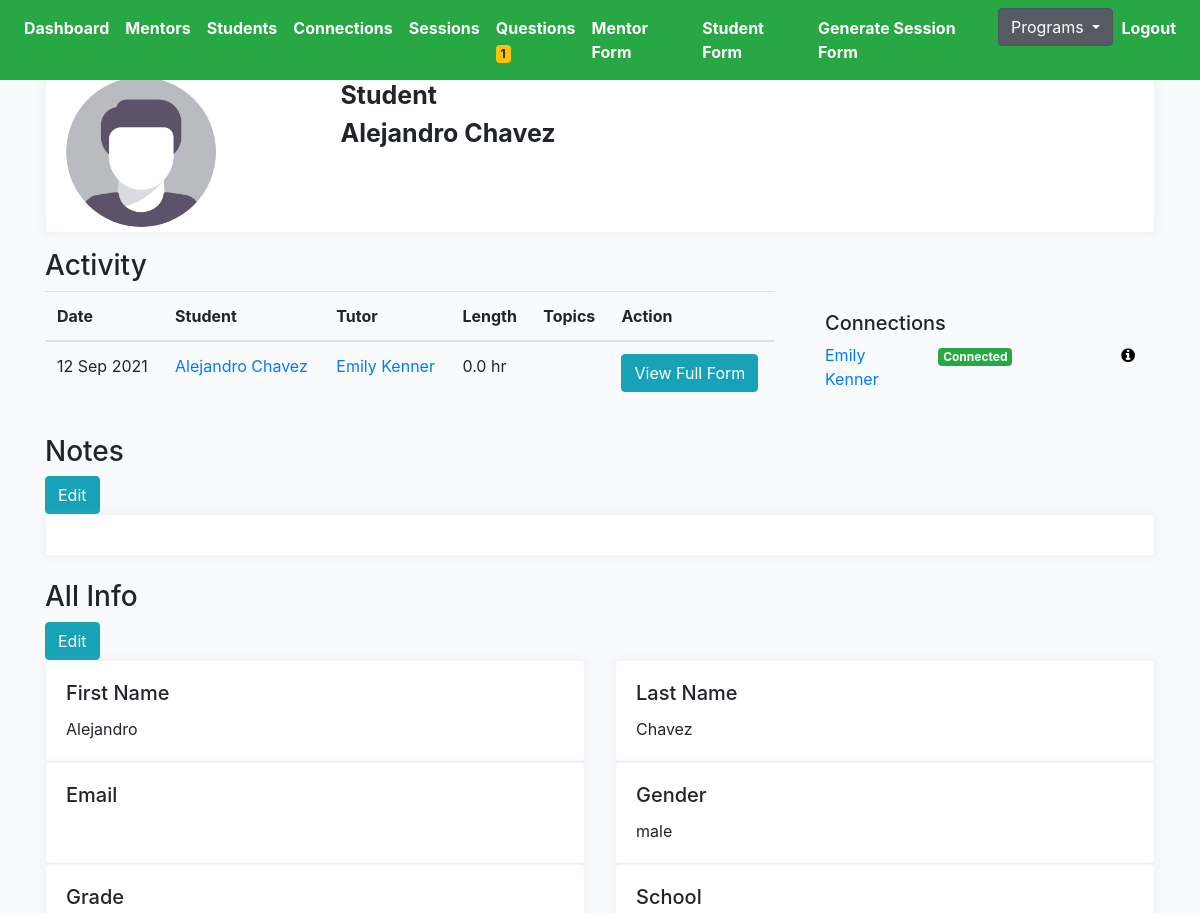
/choice/alejandro-chavez/student-profile-detail (signed in, upper part), run on an earlier commit of the app's database.
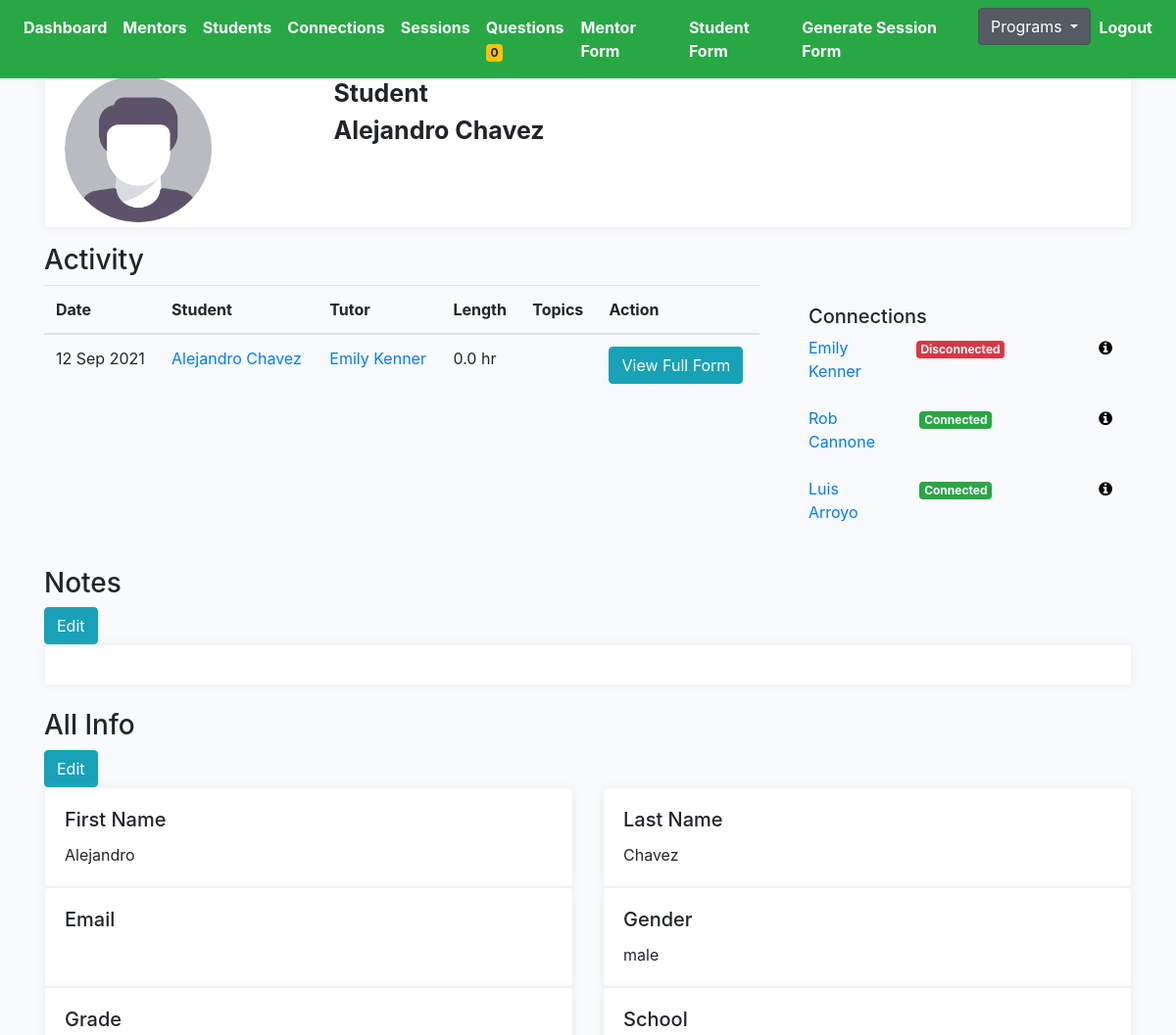
And on a later commit of the database.
### cprofiles/models.py (models this page shows, shortened)
class Session(models.Model):
    connection = models.ForeignKey(Connection, on_delete=models.CASCADE)
    meet = models.IntegerField(null=True, blank=True)
    length = models.FloatField(null=True, blank=True)
    topic = models.ManyToManyField(Topic, blank=True, related_name='topics')
    updated = models.DateTimeField(auto_now=True)
    created = models.DateTimeField(auto_now_add=True)
    feedback = models.TextField(null=True, blank=True, max_length=1000)
    change = models.TextField(null=True, blank=True, max_length=1000)
    support = models.ManyToManyField(Support, blank=True, related_name='supports')
    elaborate = models.TextField(null=True, blank=True, max_length=1000)
    rate = models.IntegerField(null=True, blank=True)
    productivity = models.IntegerField(null=True, blank=True)
    question = models.TextField(null=True, blank=True, max_length=1000)
    submit_status = models.BooleanField(default=False)
    step = models.CharField(max_length=200, blank=True)
    flag = models.BooleanField(default=False)
    urgent_check = models.BooleanField(default=False)
    def get_topics(self):
        return self.topic.all()
    def get_absolute_url(self):
        return reverse("cprofiles:session-detail", kwargs={"pk": self.pk})

class Connection(models.Model):
    student = models.ForeignKey(Student, on_delete=models.CASCADE, related_name='student')
    mentor = models.ForeignKey(Mentor, on_delete=models.CASCADE, related_name='mentor')
    status = models.CharField(max_length=200, choices=STATUS_CHOICES)
    updated = models.DateTimeField(auto_now=True)
    created = models.DateTimeField(auto_now_add=True)
    flag = models.BooleanField(default=False)
    progress = models.CharField(max_length=200, blank=True, null=True, choices=PROGRESS_CHOICES)
    note = models.TextField(null=True, blank=True, max_length=1000)
    def get_absolute_url(self):
        return reverse("cprofiles:connection-profile-detail", kwargs={"pk": self.pk})

class Student(models.Model):
    avatar = models.ImageField(default='avatar.png', upload_to='avatars/')
    first_name = models.CharField(max_length=200, blank=True)
    last_name = models.CharField(max_length=200, blank=True)
    email = models.EmailField(max_length=200, blank=True)
    gender = models.CharField(max_length=200, choices=GENDER_CHOICES)
    grade = models.CharField(max_length=200, choices=GRADE_CHOICES)
    school = models.CharField(max_length=200, blank=True)
    language_preference = models.CharField(null=True, blank=True, max_length=200, choices=STUDENT_PREFER_LANGUAGE_CHOICES)
    parent1_first_name = models.CharField(max_length=200, blank=True)
    parent1_last_name = models.CharField(max_length=200, blank=True)
    parent1_phone = models.CharField(max_length=200, blank=True)
    parent1_email = models.EmailField(max_length=200, blank=True)
    academic_advisor = models.CharField(max_length=200, blank=True)
    academic_advisor_email = models.EmailField(max_length=200, blank=True)
    activity = models.TextField(null=True, blank=True, max_length=1000)
    ind_scl = models.TextField(null=True, blank=True, max_length=1000)
    dont_know = models.TextField(null=True, blank=True, max_length=1000)
    proud = models.TextField(null=True, blank=True, max_length=1000)
    learn = models.TextField(null=True, blank=True, max_length=1000)
    happy = models.TextField(null=True, blank=True, max_length=1000)
    hobby = models.TextField(null=True, blank=True, max_length=1000)
    int_ind_school = models.TextField(null=True, blank=True, max_length=1000)
    look_ind_school = models.TextField(null=True, blank=True, max_length=1000)
    strength = models.TextField(null=True, blank=True, max_length=1000)
    obstacle = models.TextField(null=True, blank=True, max_length=1000)
    child_strength = models.ManyToManyField(Childstrength, blank=True, related_name='child_strength')
    social_strength = models.ManyToManyField(Socialstrength, blank=True, related_name='social_strength')
    interview_language = models.CharField(null=True, blank=True, max_length=200, choices=LANGUAGE_CHOICES)
    question = models.TextField(null=True, blank=True, max_length=1000)
    updated = models.DateTimeField(auto_now=True)
    created = models.DateTimeField(auto_now_add=True)
    slug = models.SlugField(unique=True, blank=True)
    flag = models.BooleanField(default=False)
    note = models.TextField(null=True, blank=True, max_length=1000)
    question1 = models.CharField(null=True, blank=True, max_length=200, choices=QUESTION_CHOICES)
    answer1 = models.TextField(null=True, blank=True, max_length=1000)
    question2 = models.CharField(null=True, blank=True, max_length=200, choices=QUESTION_CHOICES)
    answer2 = models.TextField(null=True, blank=True, max_length=1000)
    def get_absolute_url(self):
        return reverse("cprofiles:student-profiles-detail", kwargs={"slug": self.slug})
    def get_child_strengths(self):
        return self.child_strength.all()
    def get_social_strengths(self):
        return self.social_strength.all()
    def get_student_connections(self):
        return self.student.filter()
    __initial_first_name = None
    __initial_last_name = None
    def __init__(self, *args, **kwargs):
        super().__init__(*args, **kwargs)
        self.__initial_first_name = self.first_name
        self.__initial_last_name = self.last_name

class Mentor(models.Model):
    avatar = models.ImageField(default='avatar.png', upload_to='avatars/')
    first_name = models.CharField(max_length=200, blank=True)
    last_name = models.CharField(max_length=200, blank=True)
    email = models.EmailField(max_length=200, blank=True)
    phone = models.CharField(max_length=200, blank=True)
    address = models.CharField(max_length=200, blank=True)
    prefer_grade = models.CharField(max_length=200, choices=MENTOR_GRADE_CHOICES)
    prefer_gender = models.CharField(max_length=200, choices=GENDER_CHOICES)
    prefer_location = models.ManyToManyField(Preferlocation, blank=True, related_name='prefer_location')
    mentor_last_year = models.CharField(null=True, blank=True, max_length=200, choices=YES_NO)
    language = models.ManyToManyField(Mentorlanguage, blank=True, related_name='mentor_language')
    experience = models.CharField(null=True, blank=True, max_length=200, choices=YES_NO)
    familiar = models.TextField(null=True, blank=True, max_length=1000)
    share = models.TextField(null=True, blank=True, max_length=1000)
    hobby = models.TextField(null=True, blank=True, max_length=1000)
    question = models.TextField(null=True, blank=True, max_length=1000)
    friends = models.ManyToManyField(Student, blank=True, related_name='mentors')
    updated = models.DateTimeField(auto_now=True)
    created = models.DateTimeField(auto_now_add=True)
    slug = models.SlugField(unique=True, blank=True)
    flag = models.BooleanField(default=False)
    ethnic = models.CharField(null=True, blank=True, max_length=200, choices=ETHNIC_CHOICES)
    def get_absolute_url(self):
        return reverse("cprofiles:mentor-profiles-detail", kwargs={"slug": self.slug})
    __initial_first_name = None
    __initial_last_name = None
    def __init__(self, *args, **kwargs):
        super().__init__(*args, **kwargs)
        self.__initial_first_name = self.first_name
        self.__initial_last_name = self.last_name

### cprofiles/views.py (the view)
# urls.py: path('<slug>/student-profile-detail', StudentDetailView.as_view(), name='student-profiles-detail'),
@method_decorator(login_required, name='dispatch')
@method_decorator(allowed_users(allowed_roles=['choice', 'admin']), name='dispatch')
class StudentDetailView(DetailView):
    model = Student
    template_name = 'choice/student-detail.html'
    def get_object(self):
        slug = self.kwargs.get('slug')
        mentor = Student.objects.get(slug=slug)
        return mentor
    def get_context_data(self, **kwargs):
        context = super().get_context_data(**kwargs)
        slug = self.kwargs.get('slug')
        student = Student.objects.get(slug=slug)
        sessions = Session.objects.filter(submit_status=True).filter(connection__student=student)
        sessions_ = []
        for item in sessions:
            sessions_.append(item)
        context["sessions"] = sessions_
        return context

### cprofiles/context_processors.py (called while the page is built)
def choice_question(request):
    if(request.user.id):
        choice_unanswered_question_num = Question.objects.filter(status="UNANSWERED").count()
        return {
            'choice_unanswered_question_num' : choice_unanswered_question_num
        }
    return {}

### cprofiles/models.py (called while the page is built)
    def __str__(self):
        return self.name

    def __str__(self):
        return self.name

### middleschool/context_processors.py (called while the page is built)
def middle_school_question(request):
    if(request.user.id):
        middle_school_unanswered_question_num = Question.objects.filter(status="UNANSWERED").count()
        return {
            'middle_school_unanswered_question_num' : middle_school_unanswered_question_num
        }
    return {}

### mprofiles/context_processors.py (called while the page is built)
def mentor_question(request):
    if(request.user.id):
        mentor_unanswered_question_num = Question.objects.filter(status="UNANSWERED").count()
        return {
            'mentor_unanswered_question_num' : mentor_unanswered_question_num
        }
    return {}

### templates/choice/student-detail.html (shortened to what the changed rows need)
{% extends 'cbase.html' %}
{% load static %}
{% block stylesheet %}{% static '/css/profile.css' %}{% endblock %}
{% block content %}
<div class="row">
    <div class="col-8 table-responsive-lg">
        <table class="table">
            <thead>
                <tr>
                    <th scope="col">Date</th>
                    <th scope="col">Student</th>
                    <th scope="col">Tutor</th>
                    <th scope="col">Length</th>
                    <th scope="col">Topics</th>
                    <th scope="col">Action</th>
                </tr>
            </thead>
            <tbody>
                {% for session in sessions %}
                <tr>
                    <td>{{session.created|date:"d M Y"}}</td>
                    <td><a href="{{session.connection.student.get_absolute_url}}">{{session.connection.student.first_name}}
                            {{session.connection.student.last_name}}</a></td>
                    <td><a href="{{session.connection.mentor.get_absolute_url}}">{{session.connection.mentor.first_name}}
                            {{session.connection.mentor.last_name}}</a></td>
                    <td>{{session.length}} hr</td>
                    <td>
                    </td>
                    <td><a href="{{session.get_absolute_url}}"><button type="submit" class="btn btn-info">View Full
                                Form</button></a></td>
                </tr>
                {% endfor %}
            </tbody>
        </table>
    </div>
    <div class="col-4">
        <div class="card-body">
            {% for connection in student.get_student_connections %}
            <div class="row">
                <div class="col"><a href="{{connection.mentor.get_absolute_url}}">{{connection.mentor.first_name}}
                        {{connection.mentor.last_name}}</a></div>
                {% if connection.status == 'connected' %}
                <div class="col"><span class="badge badge-success">Connected</div>
                {% elif connection.status == 'disconnected' %}
                <div class="col"><span class="badge badge-danger">Disconnected</div>
                {% elif connection.status == 'inactive' %}
                <div class="col"><span class="badge badge-warning">Inactive</div>
                {% endif %}
                <div class="col" style="text-align: right;"><a href="{{connection.get_absolute_url}}"><i
                            class="fa fa-info-circle" style="color:black"></i></a></div>
            </div>
            {% endfor %}
        </div>
    </div>
</div>
{% endblock content %}

What changed in the data, as far as the page shows it:
changed Connection "Emily": status "Connected" → "Disconnected"
added Connection: mentor.first_name "Rob", mentor.last_name "Cannone", status "Connected"
added Connection: mentor.first_name "Luis", mentor.last_name "Arroyo", status "Connected"
Also different on the page:
{{ choice_unanswered_question_num }}: "1" → "0"
